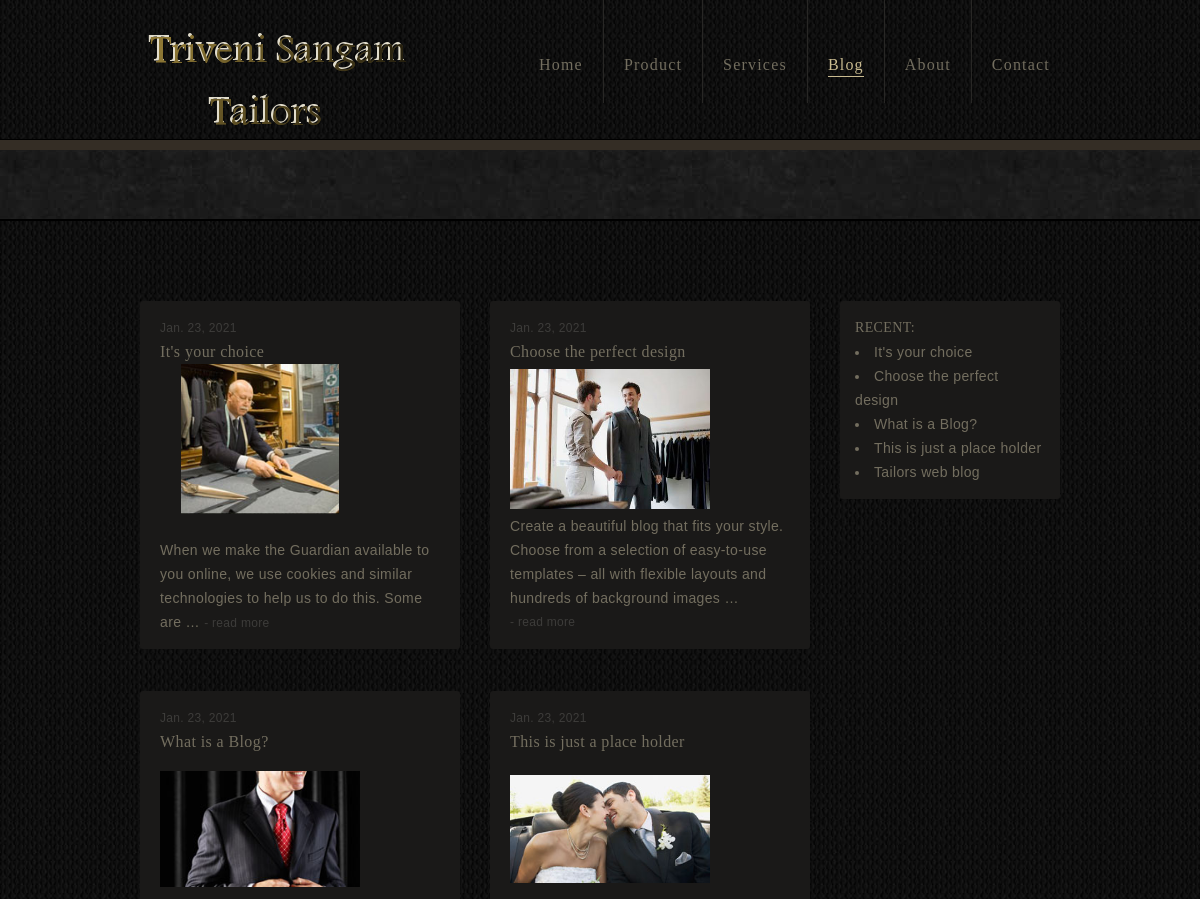
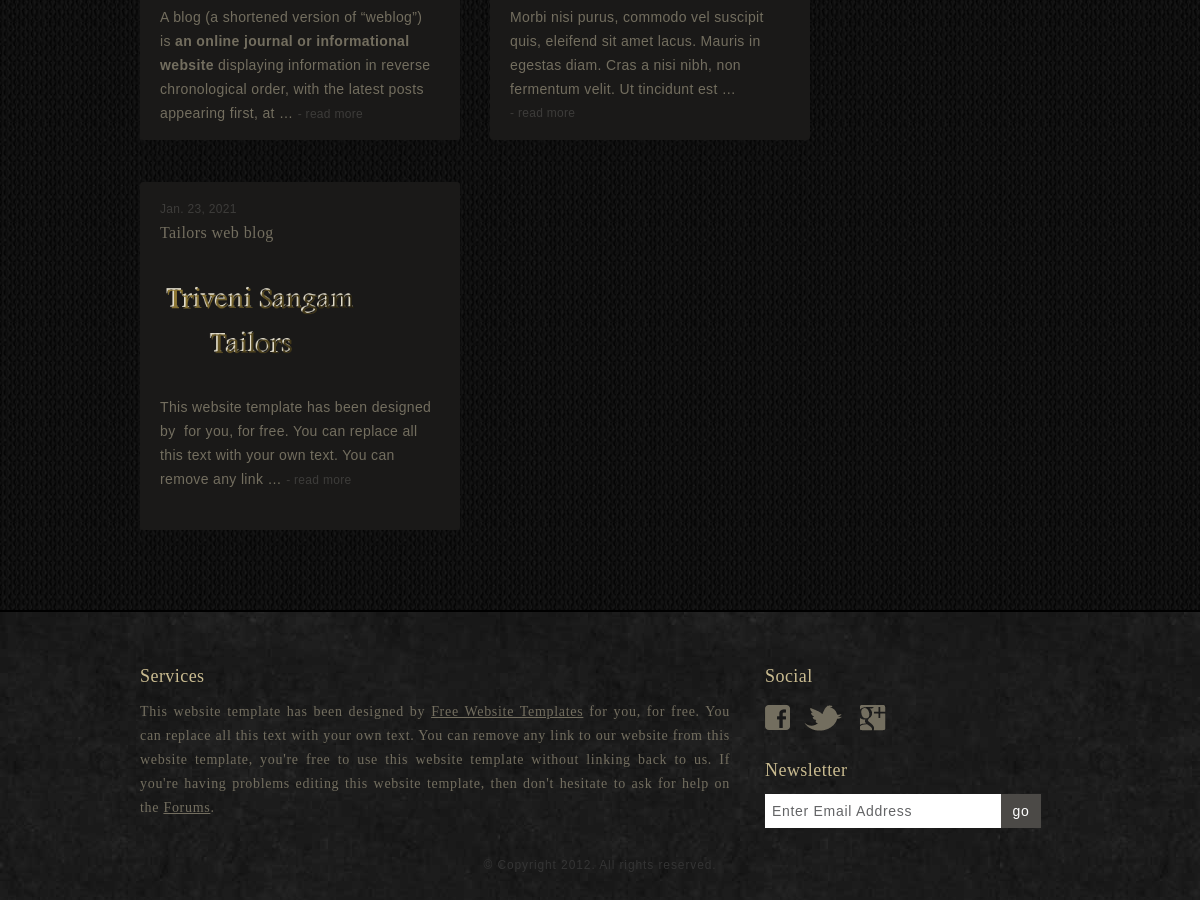
Page /blog on the committed database (2 pictures, top to bottom).
### webpages/models.py (models this page shows, shortened)
class Blog(models.Model):
    title = models.TextField(max_length=30)
    blog_text = RichTextField(null=True)
    image = models.ImageField(upload_to='blog_images/%Y/%m/', null=True)
    date = models.DateField(auto_now=True, null=True)

### webpages/views.py (the view)
# urls.py: path('blog', views.blog, name='blog'),
def blog(request):
    all_blog = Blog.objects.all()
    context = {
        'all_blog': all_blog,
    }
    return render(request, 'webpages/blog.html', context)

### templates/webpages/blog.html
{% extends "base.html" %}
{% load static %}
{% block content %}
	<div id="header">
		<div>
			<a href="/" id="logo"><img src="{%static 'images/newlogo.png'%}" alt="Logo"></a>
			<ul>
				<li>
					<a href="/">Home</a>
				</li>
				<li>
					<a href="/product">Product</a>
				</li>
				<li>
					<a href="/services">Services</a>
				</li>
				<li class="current">
					<a href="/blog">Blog</a>
				</li>
				<li>
					<a href="/about">About</a>
				</li>
				<li>
					<a href="/contact">Contact</a>
				</li>
			</ul>
		</div>
	</div>
	<div id="body">
		<div id="featured">
		</div>
		<div id="content">
			<div id="blog">
				<div class="section">
					<ul>
						{% for blog in all_blog %}
						<li>
							<span>{{blog.date}}</span>
							<h2>{{ blog.title}}</h2>
							<a href="/article/{{blog.pk}}/"><img src="{{blog.image.url}}" class="contain" alt="Image" style="width:200px;height:150px;object-fit:contain"></a>
								{{blog.blog_text | safe | truncatewords:25}}
                            <a href="/article/{{blog.pk}}" class="readmore"> - read more</a>
						</li>
						{% endfor %}
					</ul>
				</div>
				<div class="sidebar">
					<div>
						<h3>Recent:</h3>
						<ul>
							{% for blog in all_blog %}
							<li>
								<a href="/article/{{blog.pk}}">{{blog.title}}</a>
							</li>
							{% endfor %}
						</ul>
					</div>
				</div>
			</div>
		</div>
	</div>
{% endblock %}

### tailors/static/css/style.css (style rules this page uses)
body { background: url(../images/bg-rock.jpg) repeat; color: #736e5f; font-family: Arial, Helvetica, sans-serif; font-size: 14px; margin: 0; min-width: 940px; padding: 0; }
a { outline: none; }
img { border: 0; }
p { line-height: 24px; margin: 0; }
p a, #body div#content div#services div.section div span a { color: #736e5f; }
#header { background: url(../images/bg-pattern.jpg) repeat; border-bottom: 1px solid #000000; height: 139px; }
#header div { margin: 0 auto; overflow: hidden; padding: 0 0 0 10px; width: 930px; }
#header div a#logo { display: block; float: left; padding: 25px 0 0; }
#header div ul { float: right; list-style: none; margin: 0; overflow: hidden; padding: 0; }
#header div ul li { border-left: 1px solid #282725; float: left; height: 103px; padding: 0 20px; }
#header div ul li:first-child { border: none; }
#header div ul li a { color: #736e5f; font-family: Georgia, "Times New Roman", Times, serif; font-size: 16px; letter-spacing: 0.075em; line-height: 129px; text-decoration: none; }
#header div ul li.current a, #header div ul li a:hover { border-bottom: 1px solid #c9bb90; color: #c9bb90; padding: 0 0 3px; }
#body { background: url(../images/bg-content.jpg) repeat-x; width: 100%; }
#body div#featured { margin: 0 auto; min-height: 69px; overflow: hidden; padding: 10px 10px 0; width: 930px; }
#body div#content { background: url(../images/bg-pattern.jpg) repeat; border-bottom: 2px solid #000000; border-top: 2px solid #000000; padding: 20px 0 38px; width: 100%; }
#body div#content div#home, #body div#content div#product, #body div#content div#services, #body div#content div#blog { margin: 0 auto; overflow: hidden; width: 940px; }
#body div#content div#home div.sidebar ul li span, #body div#content div#home div.sidebar ul li p a.readmore, #body div#content div#blog div.section ul li span, #body div#content div#blog div.section ul li p a.readmore, #body div#content div#blog div#article span { color: #3d3c3a; display: block; font-size: 12px; letter-spacing: 0.025em; line-height: 24px; }
#body div#content div#blog { padding: 60px 0 0; }
#body div#content div#blog div.section { float: left; width: 700px; }
#body div#content div#blog div.section ul { list-style: none; margin: 0; overflow: hidden; padding: 0; }
#body div#content div#blog div.section ul li { background: #1a1918; border-radius: 3px; float: left; height: 313px; margin: 0 20px 42px 10px; padding: 15px 20px 20px; width: 280px; }
#body div#content div#blog div.section ul li a img { display: block; filter: alpha(opacity=100); opacity: 1; }
#body div#content div#blog div.section ul li p { letter-spacing: 0.025em; }
#body div#content div#blog div.section ul li p a.readmore { display: inline-block; text-decoration: none; }
#body div#content div#blog div.section ul li h2, #body div#content div#blog div.sidebar div h3, #body div#content div#blog div#article h2 { color: #736e5f; font-family: Georgia, "Times New Roman", Times, serif; font-size: 16px; font-weight: normal; letter-spacing: 0.025em; line-height: 24px; margin: 0; }
#body div#content div#blog div.sidebar { float: right; margin: 0 10px 0 0; width: 220px; }
#body div#content div#blog div.sidebar div { background: #1a1918; border-radius: 3px; padding: 15px 15px; margin: 41px 0 0; }
#body div#content div#blog div.sidebar div:first-child { margin: 0; }
#body div#content div#blog div.sidebar div h3 { font-size: 14px; text-transform: uppercase; }
#body div#content div#blog div.sidebar div ul { list-style: disc inside; margin: 0; padding: 0; }
#body div#content div#blog div.sidebar div ul li { line-height: 24px; }
#body div#content div#blog div.sidebar div ul li a { color: #736e5f; letter-spacing: 0.025em; text-decoration: none; }

### rows in the picture
Blog: date "Jan. 23, 2021", title "It's your choice", image (picture), blog_text "When we make the Guardian available to you online, we use cookies and similar technologies to help us to do this. Some are …"
Blog: date "Jan. 23, 2021", title "Choose the perfect design", image (picture), blog_text "Create a beautiful blog that fits your style. Choose from a selection of easy-to-use templates – all with flexible layouts and hundreds of background images …"
Blog: date "Jan. 23, 2021", title "What is a Blog?", image (picture), blog_text "A blog (a shortened version of “weblog”) is an online journal or informational website displaying information in reverse chronological order, with the latest posts appearing first, at …"
Blog: date "Jan. 23, 2021", title "This is just a place holder", image (picture), blog_text "Morbi nisi purus, commodo vel suscipit quis, eleifend sit amet lacus. Mauris in egestas diam. Cras a nisi nibh, non fermentum velit. Ut tincidunt est …"
Blog: date "Jan. 23, 2021", title "Tailors web blog", image (picture), blog_text "This website template has been designed by for you, for free. You can replace all this text with your own text. You can remove any link …"
